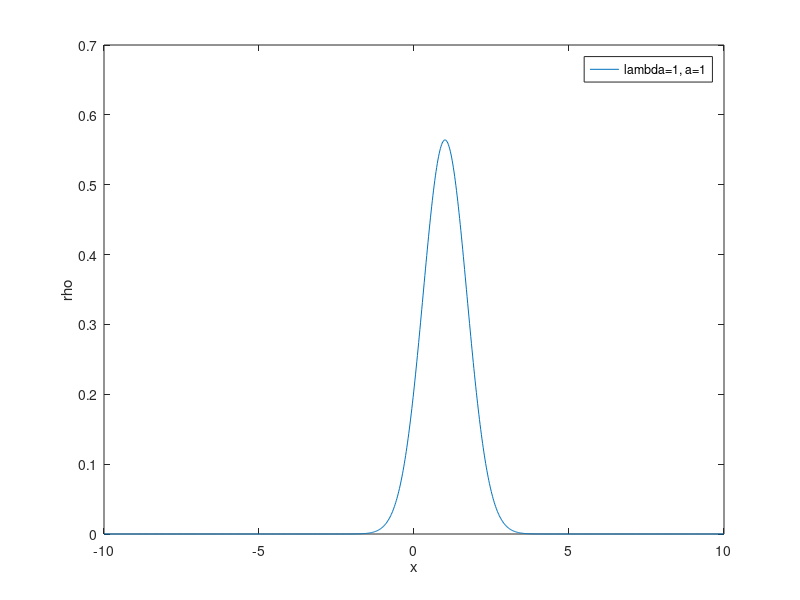

This figure's MATLAB source:
% Constants
lambda = 1.0;
a = 1.0;
A = sqrt(lambda/pi);
x = linspace(-10,10,1000);
% Gaussian distribution
rho = A*exp(-lambda*(x-a).^2);
% Plot
plot(x, rho)
xlabel('x')
ylabel('rho')
legend(['lambda=' num2str(lambda) ', a=' num2str(a)])
